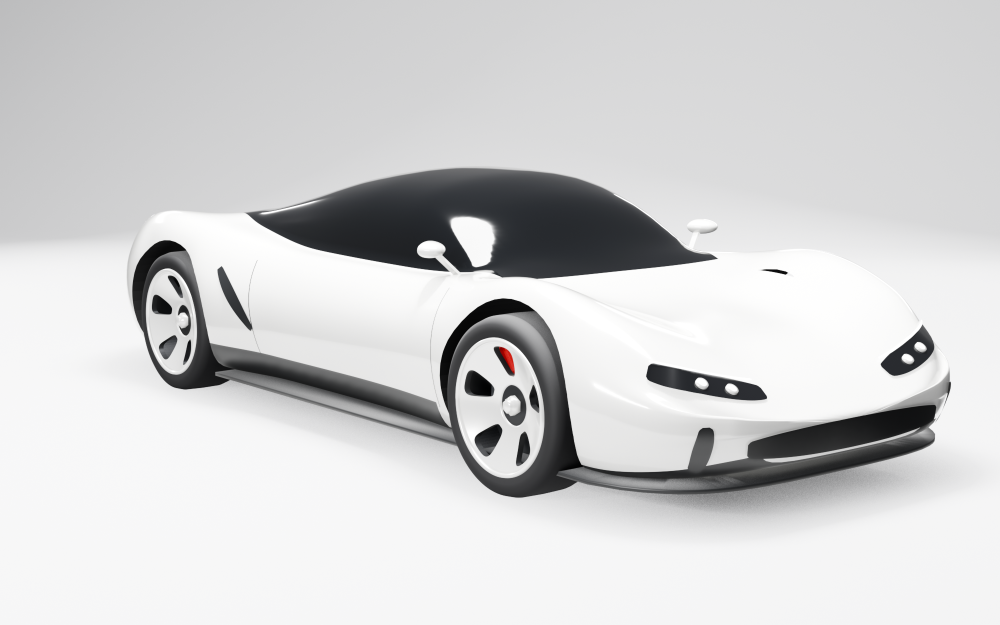
#> input picture renders/01_front34.png, 2000 x 1250 px (shown at 1/2 size)
$ python target-mask.py ../renders/01_front34.png ../renders/02_rear34.png
#> lines starting #> are read from the running program, lines starting #| are printed output that depends on the picture; after the words box and inside, x2 and y2 are one past the last pixel; in counts of white or black regions, pixels touching at a corner belong together
"""Car silhouette masks from the design-target sheets, for fitting the 3D models to them.

Each view box on a sheet sits on a smooth warm-grey studio sweep. Per view: fit a quadratic
background surface to the box's border pixels, mark pixels that differ from it in colour or that
are much darker (tyres, trim), reject soft floor shadow (same hue as the floor, only somewhat
darker), keep the largest connected blob and fill its holes.

  python tools/target-mask.py <sheet.png> <out-dir>     # writes <id>-<view>-mask.png + overlay
"""
import os
import sys
from collections import deque

import numpy as np
from PIL import Image

LAYOUTS = {
    '01': {'front': (0, 80, 790, 450), 'rear': (780, 80, 1536, 450), 'side': (0, 500, 1536, 920)},
    '02': {'front': (20, 130, 850, 500), 'rear': (820, 130, 1530, 500), 'side': (60, 540, 1480, 940)},
    '03': {'front': (10, 90, 790, 480), 'rear': (800, 130, 1536, 460), 'side': (40, 540, 1500, 900)},
    '04': {'front': (20, 90, 790, 450), 'rear': (780, 100, 1530, 440), 'side': (40, 500, 1500, 920)},
    '05': {'front': (0, 70, 790, 420), 'rear': (790, 70, 1530, 420), 'side': (60, 470, 1400, 920)},
    '06': {'front': (10, 90, 780, 470), 'rear': (780, 90, 1536, 470), 'side': (40, 510, 1500, 900)},
}


def background(img):
    """Quadratic fit per channel to the box border (outer 6% each side, minus the bottom)."""
    h, w, _ = img.shape
    yy, xx = np.mgrid[0:h, 0:w]
    m = max(4, int(min(h, w) * 0.06))
    border = np.zeros((h, w), bool)
    border[:m, :] = True
    border[:, :m] = True
    border[:, -m:] = True
    u, v = xx / w, yy / h
    A = np.stack([np.ones_like(u), u, v, u * u, v * v, u * v], -1)
    bg = np.zeros_like(img)
    for c in range(3):
        coef, *_ = np.linalg.lstsq(A[border], img[..., c][border], rcond=None)
        bg[..., c] = A @ coef
    return bg


def largest_blob(mask):
    h, w = mask.shape
    seen = np.zeros_like(mask)
    best = []
    for y0 in range(0, h, 2):
        for x0 in range(0, w, 2):
            if not mask[y0, x0] or seen[y0, x0]: continue
            q = deque([(y0, x0)]); seen[y0, x0] = True; comp = []
            while q:
                y, x = q.popleft(); comp.append((y, x))
                for dy, dx in ((1, 0), (-1, 0), (0, 1), (0, -1)):
                    ny, nx = y + dy, x + dx
                    if 0 <= ny < h and 0 <= nx < w and mask[ny, nx] and not seen[ny, nx]:
                        seen[ny, nx] = True; q.append((ny, nx))
            if len(comp) > len(best): best = comp
    out = np.zeros_like(mask)
    if best:
        ys, xs = zip(*best); out[list(ys), list(xs)] = True
    return out


def fill_holes(mask):
    h, w = mask.shape
    outside = np.zeros_like(mask)
    q = deque()
    for y in range(h):
        for x in (0, w - 1):
            if not mask[y, x]: q.append((y, x)); outside[y, x] = True
    for x in range(w):
        for y in (0, h - 1):
            if not mask[y, x] and not outside[y, x]: q.append((y, x)); outside[y, x] = True
    while q:
        y, x = q.popleft()
        for dy, dx in ((1, 0), (-1, 0), (0, 1), (0, -1)):
            ny, nx = y + dy, x + dx
            if 0 <= ny < h and 0 <= nx < w and not mask[ny, nx] and not outside[ny, nx]:
                outside[ny, nx] = True; q.append((ny, nx))
    return ~outside


def dilate(mask, r):
    out = mask.copy()
    for dy in range(-r, r + 1):
        for dx in range(-r, r + 1):
            out |= np.roll(np.roll(mask, dy, 0), dx, 1)
    return out


def erode(mask, r):
    return ~dilate(~mask, r)


def car_mask(img):
    bg = background(img)
    lum = img.mean(-1) + 1e-3
    blum = bg.mean(-1) + 1e-3
    ratio = lum / blum
    # chroma: colour direction difference after normalising brightness
    chroma = np.abs(img / lum[..., None] - bg / blum[..., None]).sum(-1)
    diff = np.abs(img - bg).max(-1)
    # edges: car panels have hard edges, floor shadows are soft
    gy, gx = np.gradient(img.mean(-1))
    edge = np.hypot(gx, gy) > 9
    shadow = (ratio > 0.42) & (ratio < 0.985) & (chroma < 0.06) & ~edge
    cand = ((diff > 10) | (chroma > 0.06) | (ratio < 0.42) | edge) & ~shadow
    cand = erode(dilate(cand, 3), 3)  # close small gaps along low-contrast panel edges
    blob = largest_blob(cand)
    return fill_holes(erode(dilate(blob, 2), 2))


if __name__ == '__main__':
    sheet, out_dir = sys.argv[1], sys.argv[2]
    os.makedirs(out_dir, exist_ok=True)
    key = os.path.basename(sheet)[:2]
    full = np.asarray(Image.open(sheet).convert('RGB').resize((1536, 1024)), dtype=np.float32)
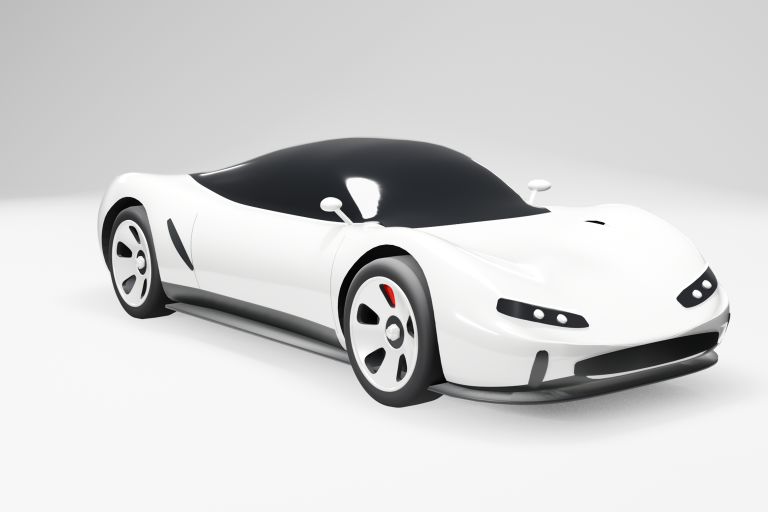
#> full: shape (1024, 1536, 3) float32 (shown at 1/2 size); mean R, G, B 209.8, 210, 210.7
    for view, (x0, y0, x1, y1) in LAYOUTS[key].items():
        img = full[y0:y1, x0:x1]
        m = car_mask(img)
        Image.fromarray((m * 255).astype(np.uint8)).save(os.path.join(out_dir, f'{key}-{view}-mask.png'))
        ov = img.copy()
        edge = m ^ erode(m, 1)
        ov[edge] = (255, 0, 0)
        Image.fromarray(ov.astype(np.uint8)).save(os.path.join(out_dir, f'{key}-{view}-overlay.png'))
        print(key, view, int(m.sum()))
#> this loop made 3 passes
#| 01 front 197693
#| 01 rear 186242
#| 01 side 532129
#> pass 1, `img = full[y0:y1, x0:x1]`:
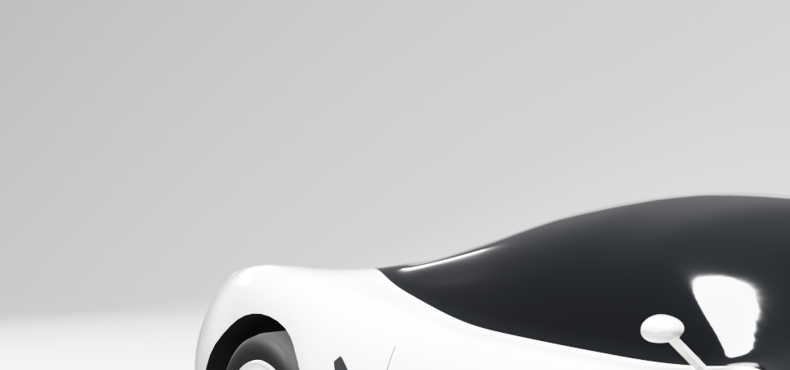
#> img: shape (370, 790, 3) float32; mean R, G, B 187.9, 188.3, 189.3
#> pass 1, in car_mask, `bg = background(img)`:
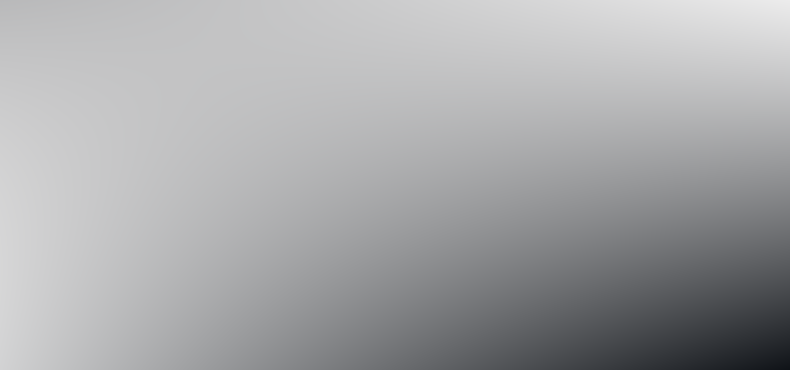
#> bg: shape (370, 790, 3) float32; mean R, G, B 167, 167.8, 169.4
#> after the loop:
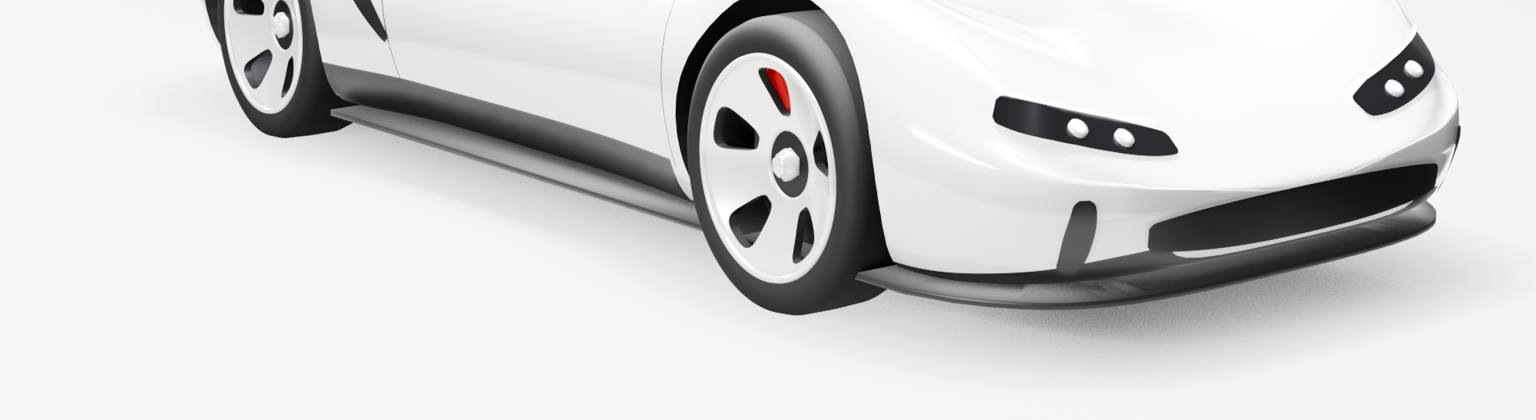
#> img: shape (420, 1536, 3) float32; mean R, G, B 210.3, 210.3, 210.5
#> after the loop:
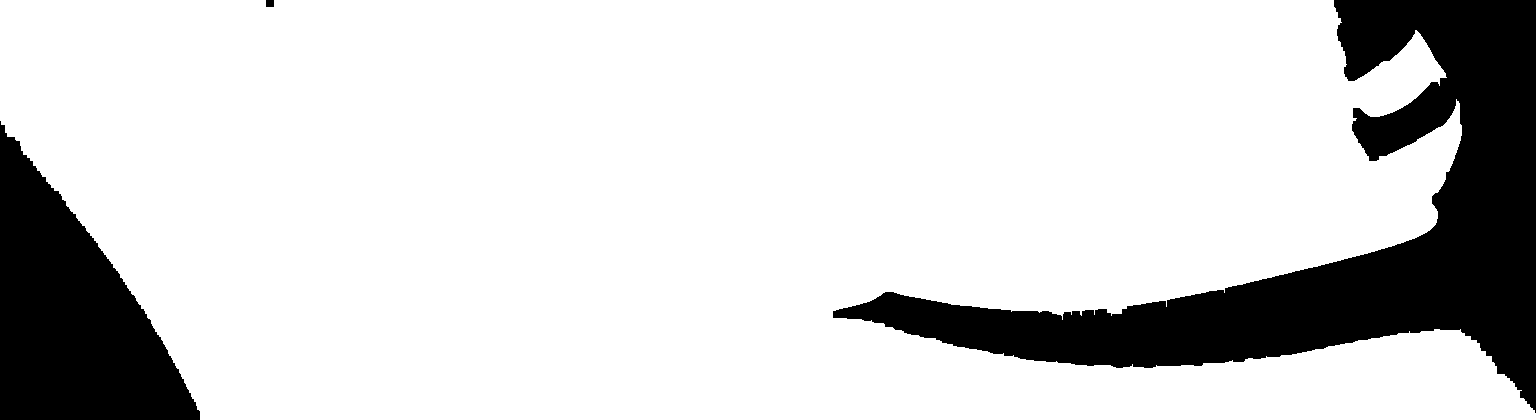
#> m: shape (420, 1536) bool; 82.5% white; 3 black regions, box (x1, y1, x2, y2) and area: (833, 0, 1536, 413) 79831, (0, 121, 200, 420) 33104, (266, 0, 274, 7) 56


def top_profile(mask, keep=0.25):
    """Per column, the first car pixel from the top; columns with little car below are dropped
    (stray background speckle), as is everything outside the car's main span."""
    cnt = mask.sum(0)
    ok = cnt >= keep * cnt.max()
    top = np.where(ok, mask.argmax(0), -1)
    return top


def top_edge(img, thr=26, gap=3):
    """Per column, the first sharp top-to-bottom change from the top of the box: the car's upper
    outline. The studio sweep only changes gradually, so its vignette never trips it. Columns with
    no edge get -1; isolated outliers (speckle, reflections) are dropped against a running median."""
    k = np.ones(3) / 3
    sm = img.copy()
    for ax in (0, 1):
        sm = np.apply_along_axis(lambda a: np.convolve(a, k, 'same'), ax, sm)
    dy = np.abs(sm[2 * gap:] - sm[:-2 * gap]).sum(-1)
    hit = dy > thr
    hit[:8] = False  # the smoothing pads the box edge with zeros
    hit[:, :4] = hit[:, -4:] = False
    first = np.where(hit.any(0), hit.argmax(0) + gap, -1)
    out = first.copy()
    for u in range(len(first)):
        lo, hi = max(0, u - 6), min(len(first), u + 7)
        win = first[lo:hi][first[lo:hi] >= 0]
        if first[u] < 0 or len(win) < 5 or abs(first[u] - np.median(win)) > 12:
            out[u] = -1
    return out
